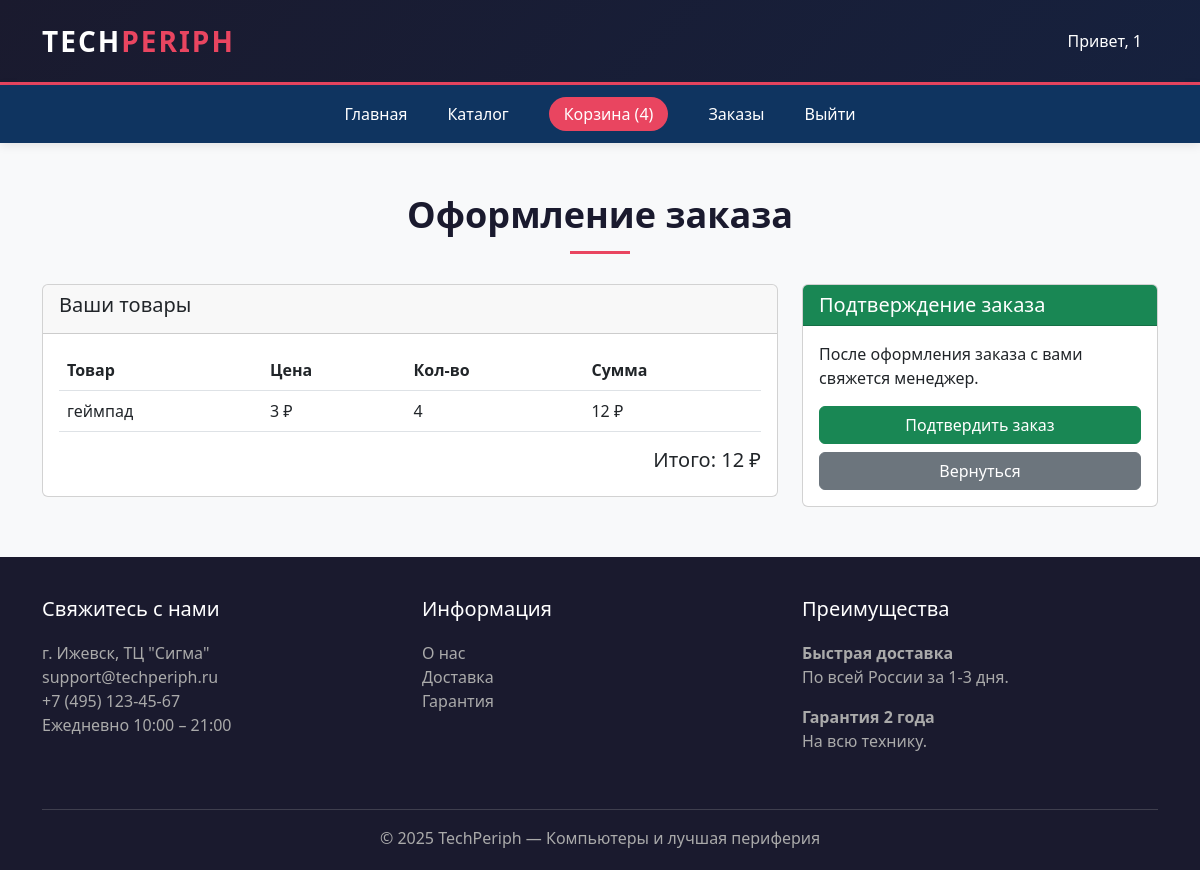
/checkout.php (signed in), run on the app's committed database.
### tables this page shows
CREATE TABLE `cart` (
  `id` int(11) NOT NULL,
  `user_id` int(11) NOT NULL,
  `product_id` int(11) NOT NULL,
  `quantity` int(11) NOT NULL DEFAULT '1',
  `added_at` timestamp NULL DEFAULT CURRENT_TIMESTAMP
);

CREATE TABLE `products` (
  `id` int(11) NOT NULL,
  `user_id` int(11) NOT NULL,
  `name` varchar(100) NOT NULL,
  `description` text NOT NULL,
  `price` decimal(10,2) NOT NULL,
  `image_path` varchar(255) DEFAULT NULL,
  `created_at` timestamp NULL DEFAULT CURRENT_TIMESTAMP
);

### config.php (called while the page is built, shortened)
<?php
function getCartCount($pdo, $user_id) {
    $stmt = $pdo->prepare("SELECT SUM(quantity) as count FROM cart WHERE user_id = ?");
    $stmt->execute([$user_id]);
    return $stmt->fetch()['count'] ?? 0;
}
?>

### checkout.php (the view, shortened to what this page needs)
<?php
require_once 'config.php';
$stmt = $pdo->prepare("
    SELECT c.id as cart_id, c.quantity, p.*
    FROM cart c
    JOIN products p ON c.product_id = p.id
    WHERE c.user_id = ?
");
$stmt->execute([$_SESSION['user_id']]);
$cart_items = $stmt->fetchAll();
$total = 0;
foreach ($cart_items as $item) {
    $total += $item['price'] * $item['quantity'];
}
$cart_count = getCartCount($pdo, $_SESSION['user_id']);
?>
<!DOCTYPE html>
<html lang="ru">
<head>
    <link href="https://cdn.jsdelivr.net/npm/bootstrap@5.3.0/dist/css/bootstrap.min.css" rel="stylesheet">
    <link href="style.css" rel="stylesheet">
</head>
<body>
<div class="header">
    <div class="container">
        <div class="d-flex justify-content-between align-items-center">
            <div class="logo">TECH<span>PERIPH</span></div>
            <div><span class="me-3">Привет, <?= htmlspecialchars($_SESSION['username']) ?></span></div>
        </div>
    </div>
</div>
<div class="nav-menu">
    <div class="container">
        <div class="d-flex justify-content-center align-items-center flex-wrap">
            <a href="index.php">Главная</a>
            <a href="catalog.php">Каталог</a>
            <a href="cart.php" class="btn-cart">Корзина (<?= $cart_count ?>)</a>
            <a href="orders.php">Заказы</a>
            <a href="logout.php">Выйти</a>
        </div>
    </div>
</div>
<div class="container mt-4">
    <h1 class="page-title">Оформление заказа</h1>
    <div class="row">
        <div class="col-md-8">
            <div class="card">
                <div class="card-header"><h5>Ваши товары</h5></div>
                <div class="card-body">
                    <table class="table"><thead><tr><th>Товар</th><th>Цена</th><th>Кол-во</th><th>Сумма</th></tr></thead>
                    <tbody><?php foreach ($cart_items as $item): ?>
                        <tr><td><?= htmlspecialchars($item['name']) ?></td><td><?= number_format($item['price'], 0, '.', ' ') ?> ₽</td><td><?= $item['quantity'] ?></td><td><?= number_format($item['price'] * $item['quantity'], 0, '.', ' ') ?> ₽</td></tr>
                    <?php endforeach; ?></tbody>
                    </table>
                    <h5 class="text-end">Итого: <?= number_format($total, 0, '.', ' ') ?> ₽</h5>
                </div>
            </div>
        </div>
        <div class="col-md-4">
            <div class="card">
                <div class="card-header bg-success text-white"><h5 class="mb-0">Подтверждение заказа</h5></div>
                <div class="card-body">
                    <p>После оформления заказа с вами свяжется менеджер.</p>
                    <form method="post"><button type="submit" class="btn btn-success w-100">Подтвердить заказ</button><a href="cart.php" class="btn btn-secondary w-100 mt-2">Вернуться</a></form>
                </div>
            </div>
        </div>
    </div>
</div>
<footer>
    <div class="container">
        <div class="row">
            <div class="col-md-4 mb-4"><h5>Свяжитесь с нами</h5><p>г. Ижевск, ТЦ "Сигма"<br>support@techperiph.ru<br>+7 (495) 123-45-67<br>Ежедневно 10:00 – 21:00</p></div>
            <div class="col-md-4 mb-4"><h5>Информация</h5><p><a href="about.php">О нас</a><br><a href="delivery.php">Доставка</a><br><a href="guarantee.php">Гарантия</a></p></div>
            <div class="col-md-4 mb-4"><h5>Преимущества</h5><p><strong>Быстрая доставка</strong><br>По всей России за 1-3 дня.</p><p><strong>Гарантия 2 года</strong><br>На всю технику.</p></div>
        </div>
        <hr><div class="text-center"><p class="mb-0">© 2025 TechPeriph — Компьютеры и лучшая периферия</p></div>
    </div>
</footer>
</body>
</html>

### style.css (style rules this page uses)
* { margin: 0; padding: 0; box-sizing: border-box; }
body { font-family: 'Segoe UI', Tahoma, Geneva, Verdana, sans-serif; background-color: #f8f9fa; }
.header { background: linear-gradient(135deg, #1a1a2e 0%, #16213e 100%); color: white; padding: 20px 0; border-bottom: 3px solid #e94560; }
.logo { font-size: 28px; font-weight: bold; letter-spacing: 2px; }
.logo span { color: #e94560; }
.nav-menu { background-color: #0f3460; padding: 12px 0; position: sticky; top: 0; z-index: 1000; box-shadow: 0 2px 10px rgba(0,0,0,0.1); }
.nav-menu a { color: white; text-decoration: none; margin: 0 20px; font-weight: 500; transition: color 0.3s ease; }
.nav-menu .btn-cart { background-color: #e94560; padding: 5px 15px; border-radius: 20px; margin-left: 20px; }
.page-title { text-align: center; margin: 50px 0 30px; font-size: 36px; font-weight: bold; color: #1a1a2e; position: relative; }
.page-title:after { content: ''; display: block; width: 60px; height: 3px; background: #e94560; margin: 15px auto 0; }
footer { background-color: #1a1a2e; color: #aaa; padding: 40px 0 20px; margin-top: 50px; }
footer h5 { color: white; margin-bottom: 20px; }
footer a { color: #aaa; text-decoration: none; }

### data on the page
cart: product.name "геймпад", product.price "3", quantity "4", $item['price'] * $item['quantity'] "12"

### other printed values
$_SESSION['username'] "1"
$cart_count "4"
$total "12"
